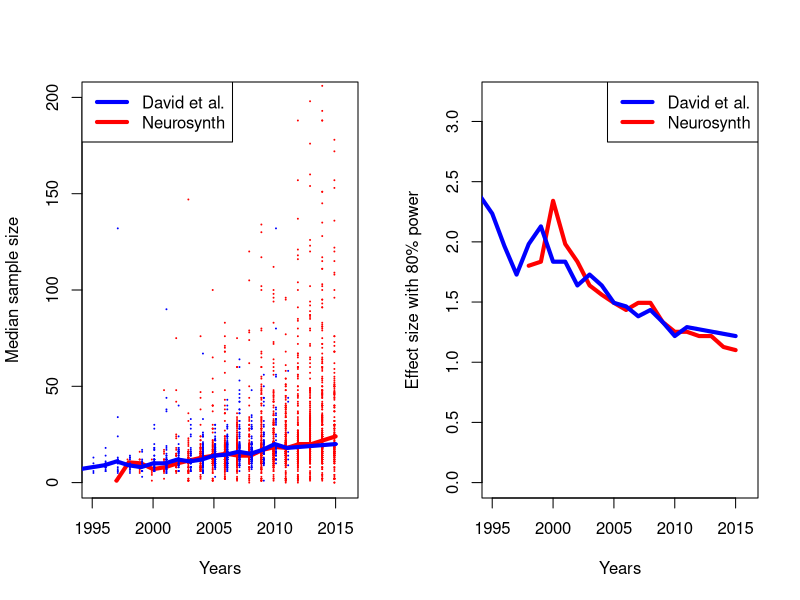

Write R code to recreate this figure.
# code to create figure 1 from Poldrack et al., Nature Reviews Neuroscience

library(dplyr)

tal_data=read.table('tal_data.txt',col.names=c('year','n'))
david_data=read.table('david_data.txt',col.names=c('year','n'))

library(pwr)


# compute effect size at 80% power for each sample size, using 
# the uncorrected p thresh specified below

pthresh=0.005

for (i in 1:nrow(tal_data)) {
  if (tal_data[i,2]>2) {
    p=pwr.t.test(n=tal_data[i,2],sig.level=pthresh,power=0.8)
    if (i==1) {tal_power=c(tal_data[i,1],p$d)} else {tal_power=rbind(tal_power,c(tal_data[i,1],p$d))}
  }
}


for (i in 1:nrow(david_data)) {
  if (david_data[i,2]>2) {
    p=pwr.t.test(n=david_data[i,2],sig.level=pthresh,power=0.8)
    if (i==1) {david_power=c(david_data[i,1],p$d)} else {david_power=rbind(david_power,c(david_data[i,1],p$d))}
  }
}


tal_power_df=as.data.frame(tal_power,row.names=FALSE)
names(tal_power_df)=c('year','n')
david_power_df=as.data.frame(david_power,row.names=FALSE)
names(david_power_df)=c('year','n')

tal_data_by_year=group_by(tal_data,year)
tal_data_medians=summarize(tal_data_by_year,medians=median(n))
david_data_by_year=group_by(david_data,year)
david_data_medians=summarize(david_data_by_year,medians=median(n))
tal_power_by_year=group_by(tal_power_df,year)
tal_power_medians=summarize(tal_power_by_year,medians=median(n))
david_power_by_year=group_by(david_power_df,year)
david_power_medians=summarize(david_power_by_year,medians=median(n))

years=c(1995,2016)
png(file='power_and_effectsize.png',width=2400,height=1500,pointsize=32)
# note - pdf creation did not work properly in RStudio - exported manually to pdf

par(mfrow=c(1,2))
plot(tal_data_medians,type='l',col='red',xlim=years,ylim=c(0,200),xlab='Years',
     ylab='Median sample size',lwd=4)
points(tal_data$year-0.1,tal_data$n,pch=20,cex=0.2,col='red')
lines(david_data_medians,type='l',col='blue',xlim=years,ylim=c(0,200),xlab='Years',
     ylab='Median sample size',lwd=4)
points(david_data$year+0.1,david_data$n,pch=20,cex=0.2,col='blue')
legend('topleft',legend=c('David et al.','Neurosynth'),col=c('blue','red'),lwd=c(4,4))

plot(tal_power_medians,type='l',xlim=years,ylim=c(0,3.2),xlab='Years',
     ylab='Effect size with 80% power',col='red',lwd=4)
lines(david_power_medians,col='blue',lwd=4)
legend('topright',legend=c('David et al.','Neurosynth'),col=c('blue','red'),lwd=c(4,4))
dev.off()
